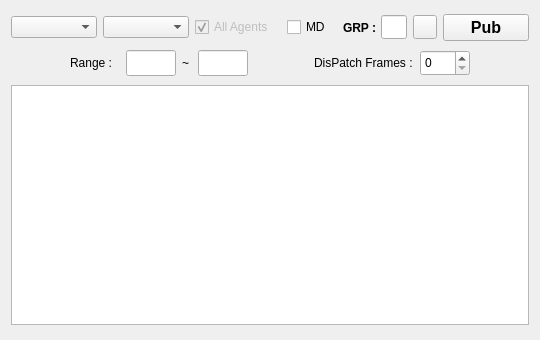
<?xml version="1.0" encoding="UTF-8"?>
<ui version="4.0">
 <class>Form</class>
 <widget class="QWidget" name="Form">
  <property name="geometry">
   <rect>
    <x>0</x>
    <y>0</y>
    <width>540</width>
    <height>340</height>
   </rect>
  </property>
  <property name="minimumSize">
   <size>
    <width>540</width>
    <height>340</height>
   </size>
  </property>
  <property name="maximumSize">
   <size>
    <width>540</width>
    <height>340</height>
   </size>
  </property>
  <property name="windowTitle">
   <string>Crowd_Publish</string>
  </property>
  <layout class="QVBoxLayout" name="verticalLayout">
   <item>
    <layout class="QHBoxLayout" name="horizontalLayout">
     <property name="spacing">
      <number>6</number>
     </property>
     <item>
      <widget class="QComboBox" name="pubTyp"/>
     </item>
     <item>
      <widget class="QComboBox" name="comboBox_render">
       <property name="contextMenuPolicy">
        <enum>Qt::DefaultContextMenu</enum>
       </property>
       <property name="maxVisibleItems">
        <number>2</number>
       </property>
      </widget>
     </item>
     <item>
      <widget class="QCheckBox" name="checkBox">
       <property name="enabled">
        <bool>false</bool>
       </property>
       <property name="maximumSize">
        <size>
         <width>90</width>
         <height>16777215</height>
        </size>
       </property>
       <property name="text">
        <string>All Agents</string>
       </property>
       <property name="checked">
        <bool>true</bool>
       </property>
       <property name="tristate">
        <bool>false</bool>
       </property>
      </widget>
     </item>
     <item>
      <widget class="QCheckBox" name="mdChk">
       <property name="minimumSize">
        <size>
         <width>50</width>
         <height>0</height>
        </size>
       </property>
       <property name="maximumSize">
        <size>
         <width>50</width>
         <height>16777215</height>
        </size>
       </property>
       <property name="text">
        <string>MD</string>
       </property>
       <property name="checked">
        <bool>false</bool>
       </property>
       <property name="tristate">
        <bool>true</bool>
       </property>
      </widget>
     </item>
     <item>
      <widget class="QLabel" name="label">
       <property name="minimumSize">
        <size>
         <width>32</width>
         <height>20</height>
        </size>
       </property>
       <property name="maximumSize">
        <size>
         <width>32</width>
         <height>16777215</height>
        </size>
       </property>
       <property name="font">
        <font>
         <pointsize>9</pointsize>
         <weight>75</weight>
         <bold>true</bold>
        </font>
       </property>
       <property name="text">
        <string>GRP : </string>
       </property>
      </widget>
     </item>
     <item>
      <widget class="QLineEdit" name="layNum">
       <property name="enabled">
        <bool>true</bool>
       </property>
       <property name="minimumSize">
        <size>
         <width>26</width>
         <height>0</height>
        </size>
       </property>
       <property name="maximumSize">
        <size>
         <width>26</width>
         <height>24</height>
        </size>
       </property>
      </widget>
     </item>
     <item>
      <widget class="QPushButton" name="brws">
       <property name="maximumSize">
        <size>
         <width>24</width>
         <height>24</height>
        </size>
       </property>
       <property name="font">
        <font>
         <pointsize>9</pointsize>
         <weight>75</weight>
         <bold>true</bold>
        </font>
       </property>
       <property name="text">
        <string/>
       </property>
       <property name="icon">
        <iconset>
         <normaloff>../../../../../../usr/share/icons/hicolor/24x24/apps/firefox.png</normaloff>../../../../../../usr/share/icons/hicolor/24x24/apps/firefox.png</iconset>
       </property>
      </widget>
     </item>
     <item>
      <widget class="QPushButton" name="almBtn">
       <property name="font">
        <font>
         <pointsize>12</pointsize>
         <weight>75</weight>
         <bold>true</bold>
        </font>
       </property>
       <property name="text">
        <string>Pub</string>
       </property>
      </widget>
     </item>
    </layout>
   </item>
   <item>
    <layout class="QHBoxLayout" name="horizontalLayout_4">
     <item>
      <spacer name="horizontalSpacer_3">
       <property name="orientation">
        <enum>Qt::Horizontal</enum>
       </property>
       <property name="sizeHint" stdset="0">
        <size>
         <width>40</width>
         <height>20</height>
        </size>
       </property>
      </spacer>
     </item>
     <item>
      <layout class="QHBoxLayout" name="horizontalLayout_3">
       <item>
        <widget class="QLabel" name="LB_range1">
         <property name="enabled">
          <bool>true</bool>
         </property>
         <property name="minimumSize">
          <size>
           <width>50</width>
           <height>26</height>
          </size>
         </property>
         <property name="maximumSize">
          <size>
           <width>50</width>
           <height>26</height>
          </size>
         </property>
         <property name="text">
          <string>Range : </string>
         </property>
        </widget>
       </item>
       <item>
        <widget class="QLineEdit" name="LE_mintime">
         <property name="enabled">
          <bool>true</bool>
         </property>
         <property name="minimumSize">
          <size>
           <width>50</width>
           <height>26</height>
          </size>
         </property>
         <property name="maximumSize">
          <size>
           <width>50</width>
           <height>26</height>
          </size>
         </property>
        </widget>
       </item>
       <item>
        <widget class="QLabel" name="LB_range2">
         <property name="enabled">
          <bool>true</bool>
         </property>
         <property name="minimumSize">
          <size>
           <width>10</width>
           <height>26</height>
          </size>
         </property>
         <property name="maximumSize">
          <size>
           <width>10</width>
           <height>26</height>
          </size>
         </property>
         <property name="text">
          <string>~</string>
         </property>
        </widget>
       </item>
       <item>
        <widget class="QLineEdit" name="LE_maxtime">
         <property name="enabled">
          <bool>true</bool>
         </property>
         <property name="minimumSize">
          <size>
           <width>50</width>
           <height>26</height>
          </size>
         </property>
         <property name="maximumSize">
          <size>
           <width>50</width>
           <height>26</height>
          </size>
         </property>
        </widget>
       </item>
      </layout>
     </item>
     <item>
      <spacer name="horizontalSpacer_2">
       <property name="orientation">
        <enum>Qt::Horizontal</enum>
       </property>
       <property name="sizeHint" stdset="0">
        <size>
         <width>40</width>
         <height>20</height>
        </size>
       </property>
      </spacer>
     </item>
     <item>
      <layout class="QHBoxLayout" name="horizontalLayout_2">
       <item>
        <widget class="QLabel" name="LB_dispatch_frames">
         <property name="enabled">
          <bool>true</bool>
         </property>
         <property name="minimumSize">
          <size>
           <width>100</width>
           <height>26</height>
          </size>
         </property>
         <property name="maximumSize">
          <size>
           <width>100</width>
           <height>26</height>
          </size>
         </property>
         <property name="text">
          <string>DisPatch Frames : </string>
         </property>
        </widget>
       </item>
       <item>
        <widget class="QSpinBox" name="SB_dispatch_frames">
         <property name="enabled">
          <bool>true</bool>
         </property>
         <property name="minimumSize">
          <size>
           <width>50</width>
           <height>26</height>
          </size>
         </property>
         <property name="maximumSize">
          <size>
           <width>50</width>
           <height>26</height>
          </size>
         </property>
         <property name="maximum">
          <number>300</number>
         </property>
        </widget>
       </item>
      </layout>
     </item>
     <item>
      <spacer name="horizontalSpacer">
       <property name="orientation">
        <enum>Qt::Horizontal</enum>
       </property>
       <property name="sizeHint" stdset="0">
        <size>
         <width>40</width>
         <height>20</height>
        </size>
       </property>
      </spacer>
     </item>
    </layout>
   </item>
   <item>
    <widget class="QPlainTextEdit" name="plainTextEdit">
     <property name="minimumSize">
      <size>
       <width>0</width>
       <height>240</height>
      </size>
     </property>
     <property name="maximumSize">
      <size>
       <width>16777215</width>
       <height>240</height>
      </size>
     </property>
     <property name="font">
      <font>
       <pointsize>10</pointsize>
      </font>
     </property>
     <property name="verticalScrollBarPolicy">
      <enum>Qt::ScrollBarAsNeeded</enum>
     </property>
     <property name="horizontalScrollBarPolicy">
      <enum>Qt::ScrollBarAlwaysOff</enum>
     </property>
     <property name="documentTitle">
      <string notr="true"/>
     </property>
     <property name="undoRedoEnabled">
      <bool>false</bool>
     </property>
     <property name="readOnly">
      <bool>true</bool>
     </property>
     <property name="plainText">
      <string notr="true"/>
     </property>
    </widget>
   </item>
  </layout>
 </widget>
 <resources/>
 <connections/>
</ui>
